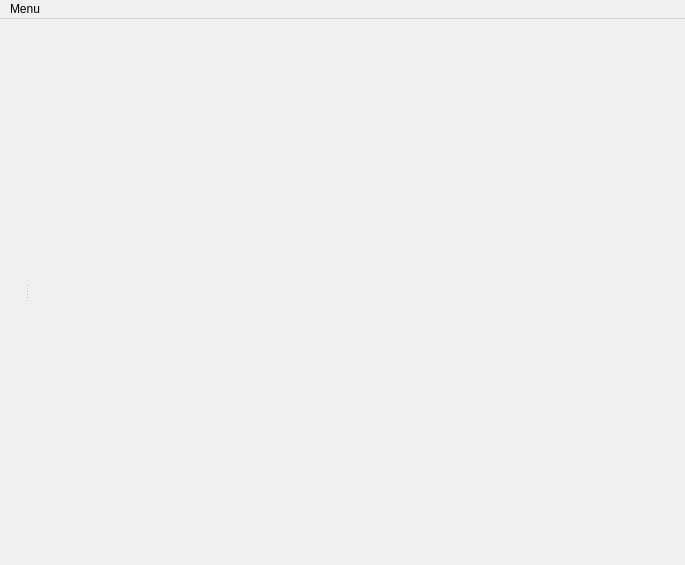
<?xml version="1.0" encoding="UTF-8"?>
<ui version="4.0">
 <class>MainWindow</class>
 <widget class="QMainWindow" name="MainWindow">
  <property name="geometry">
   <rect>
    <x>0</x>
    <y>0</y>
    <width>685</width>
    <height>565</height>
   </rect>
  </property>
  <property name="sizePolicy">
   <sizepolicy hsizetype="Preferred" vsizetype="Preferred">
    <horstretch>0</horstretch>
    <verstretch>0</verstretch>
   </sizepolicy>
  </property>
  <property name="windowTitle">
   <string>MainWindow</string>
  </property>
  <widget class="QWidget" name="centralWidget"/>
  <widget class="QMenuBar" name="menuBar">
   <property name="geometry">
    <rect>
     <x>0</x>
     <y>0</y>
     <width>685</width>
     <height>21</height>
    </rect>
   </property>
   <widget class="QMenu" name="menuMenu">
    <property name="title">
     <string>Menu</string>
    </property>
    <addaction name="actionRun"/>
   </widget>
   <addaction name="menuMenu"/>
  </widget>
  <widget class="QDockWidget" name="dockWidget">
   <property name="features">
    <set>QDockWidget::NoDockWidgetFeatures</set>
   </property>
   <attribute name="dockWidgetArea">
    <number>1</number>
   </attribute>
   <widget class="QWidget" name="dockWidgetContents"/>
  </widget>
  <action name="actionRun">
   <property name="text">
    <string>Run</string>
   </property>
   <property name="shortcut">
    <string>R</string>
   </property>
  </action>
 </widget>
 <layoutdefault spacing="6" margin="11"/>
 <resources/>
 <connections/>
</ui>
